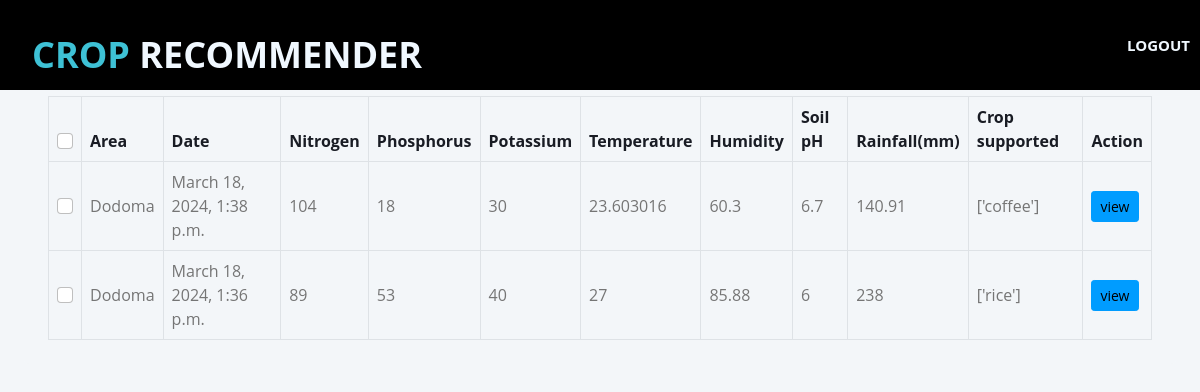
The app's page /results with its own data.
### Crop_recommender/models.py (models this page shows, shortened)
class Crop(models.Model):
    Area = models.CharField(max_length=1000, null = True)
    Taken_at = models.DateTimeField(auto_now_add = True)
    Nitrogen = models.PositiveIntegerField(null = True)
    Phosphorus = models.PositiveIntegerField(null = True)
    Potassium = models.PositiveIntegerField(null = True)
    Temperature = models.CharField(max_length =1000, null=True)
    Humidity = models.CharField(max_length=1000,null = True)
    Soil_pH = models.CharField(max_length=1000,null = True)
    Rainfall = models.CharField(max_length=1000,null = True)
    Crop_supported = models.CharField(max_length=1000, blank = True)
    Action = models.CharField(max_length=1000,null = True)
    class Meta:
        ordering = ['-Taken_at']

### Crop_recommender/views.py (the view)
# urls.py: path('results', views.results, name='results'),
def results(request):
    predicted_crop = Crop.objects.all()
    context = {
        'predicted_crop': predicted_crop
    }
    return render(request, 'results.html', context)

### templates/results.html (shortened to what this page needs)
{% load static %}
<!DOCTYPE html>
<html>
<head>
    <link href="{% static 'css/index.css' %}" rel="stylesheet"/>
       <link href="https://cdnjs.cloudflare.com/ajax/libs/font-awesome/5.10.0/css/all.min.css" rel="stylesheet">
       <link href="https://cdn.jsdelivr.net/npm/bootstrap-icons@1.4.1/font/bootstrap-icons.css" rel="stylesheet">
       <link href="{% static 'lib/owlcarousel/assets/owl.carousel.min.css' %}" rel="stylesheet">
       <link href="{% static 'lib/tempusdominus/css/tempusdominus-bootstrap-4.min.css' %}" rel="stylesheet" />
       <link href="{% static 'assets/css/bootstrap.min.css' %}" rel="stylesheet">
       <link href="{% static 'assets/css/index.css' %}" rel="stylesheet">
</head>
<body>
  <header id="header" class="fixed-top d-flex align-items-center" style="background-color: black;">
    <div class="container d-flex justify-content-between">
      <div class="logo" style="padding-top:20px;padding-left: 20px ;">
        <h1><a href="{% url 'index' %}" style="color: aliceblue;"><span>CROP</span> RECOMMENDER</a></h1>
      </div>
    </div>
    <nav id="navbar" class="navbar" style="float: right;">
      <ul>
        <li><a class="nav-link scrollto" href="{% url 'logout' %}"><strong style="color: aliceblue;margin-right: 10px;">LOGOUT</strong></a></li>
    </nav>
  </header>
    <div class="container-fluid pt-4 px-4">
        <div class="bg-light text-center rounded p-4">
            <div class="d-flex align-items-center justify-content-between mb-4">
                <h6 class="mb-0">Recent Crop recommendations</h6>
                <a href="">Show All</a>
            </div>
            <div class="table-responsive">
                <table class="table text-start align-middle table-bordered table-hover mb-0">
                    <thead>
                        <tr class="text-dark" style="color: black; ">
                            <th scope="col"><input class="form-check-input" type="checkbox"></th>
                            <th scope="col">Area</th>
                            <th scope="col">Date</th>
                            <th scope="col">Nitrogen</th>
                            <th scope="col">Phosphorus</th>
                            <th scope="col">Potassium</th>
                            <th scope="col">Temperature</th>
                            <th scope="col">Humidity</th>
                            <th scope="col">Soil pH</th>
                            <th scope="col">Rainfall(mm)</th>
                            <th scope="col">Crop supported</th>
                            <th scope="col">Action</th>
                        </tr>
                    </thead>
                    <tbody>
                        {% for data in predicted_crop %}
                        <tr>
                            <td><input class="form-check-input" type="checkbox"></td>
                            <td>{{data.Area}}</td>
                            <td>{{ data.Taken_at}}</td>
                            <td>{{data.Nitrogen}}</td>
                            <td>{{data.Phosphorus}}</td>
                            <td>{{data.Potassium}}</td>
                            <td>{{data.Temperature}}</td>
                            <td>{{data.Humidity}}</td>
                            <td>{{data.Soil_pH}}</td>
                            <td>{{data.Rainfall}}</td>
                            <td>{{data.Crop_supported}}</td>
                            <td><a class="btn btn-sm btn-primary" href="">{{data.Action}}</a></td>
                        </tr>
                        {% endfor %}
                    </tbody>
                </table>
            </div>
        </div>
    </div>
</body>

### static/assets/css/index.css (style rules this page uses)
body { font-family: "Open Sans", sans-serif; color: #444444; width: 100%; height: 100%; margin: 0; }
#header { height: 90px; transition: all 0.5s; z-index: 997; transition: all 0.5s; background: black; }
#header .logo h1 { font-size: 36px; margin: 0; padding-top: 30; line-height: 1; font-weight: bold; }
#header .logo h1 span { color: #3ec1d5; }
#header .logo h1 a, #header .logo h1 a:hover { color: #0000; text-decoration: none; }
.navbar { padding: 0; }
.navbar ul { margin: 0; padding: 0; display: flex-end; list-style: none; float: inline-end; }
.navbar li { position: relative; }
.navbar a, .navbar a:focus { display: flex; align-items: center; justify-content: space-between; padding: 10px 0 10px 30px; font-size: 15px; font-weight: 500; color:white; white-space: nowrap; transition: 0.3s; }
body { font-family: "Open Sans", sans-serif; color: #444444; }
a { color: #47b2e4; text-decoration: none; }

### records on screen
Crop: Area "Dodoma", Taken_at "March 18, 2024, 1:38 p.m.", Nitrogen "104", Phosphorus "18", Potassium "30", Temperature "23.603016", Humidity "60.3", Soil_pH "6.7", Rainfall "140.91", Crop_supported "['coffee']", Action "view"
Crop: Area "Dodoma", Taken_at "March 18, 2024, 1:36 p.m.", Nitrogen "89", Phosphorus "53", Potassium "40", Temperature "27", Humidity "85.88", Soil_pH "6", Rainfall "238", Crop_supported "['rice']", Action "view"
